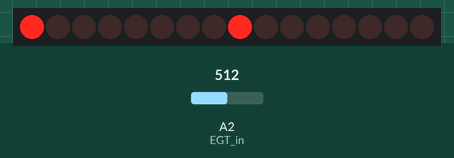
Bench run of a sketch on a simulated Arduino Mega 2560, built with avr-gcc and run on an emulated ATmega2560. On the bench: 16 shift-register outputs drawn as a row of LEDs (first output left, lit = HIGH). Wiring (inferred from the names in the program): 2 × shift register (74HC595): data pin 0; shift clock pin 2; latch pin 1. Wiring (inferred from the signals the program sends): row of LEDs: on Q0, Q1, Q2, Q3, Q4, Q5, Q6, Q7, Q8, Q9, Q10, Q11, Q12, Q13, Q14, Q15. Inputs (shaded band) come from the test bench; at power-on: A2 (EGT_in) = 512.

Above: at 1.2 s.
1.3 s: A2 (EGT_in) set to 247
At 2.7 s:
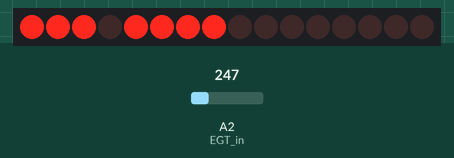
3.1 s: A2 (EGT_in) set to 122
At 4.7 s:
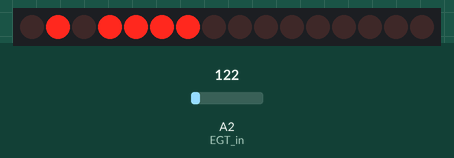
4.9 s: A2 (EGT_in) set to 0
At 6.5 s:
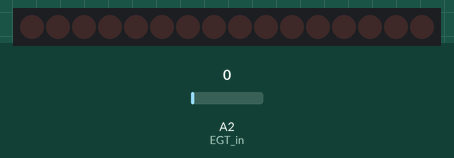
6.7 s: A2 (EGT_in) set to 18
At 8.3 s:
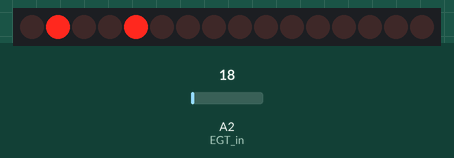
8.5 s: A2 (EGT_in) set to 267
At 8.6 s:
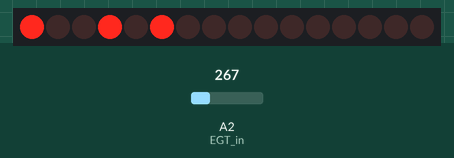
10.3 s: A2 (EGT_in) set to 122
At 10.4 s:
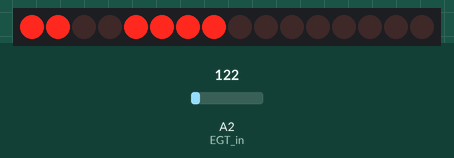
Timing chart, 0 to 13.1 s (numbered marks = the images above; inputs shaded):
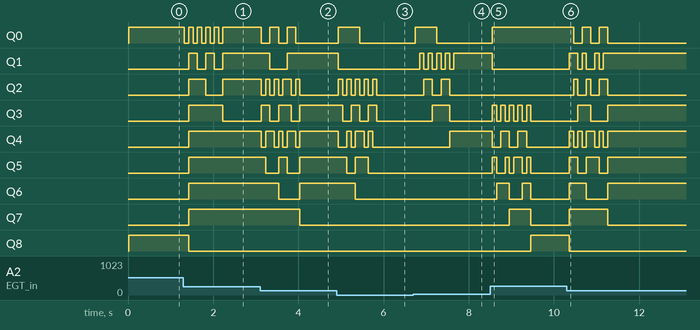

Measured:
- after the input at 1.3 s, Q0: alternates HIGH for 0.10 s and LOW for 0.10 s, 10 changes in all, then stays HIGH, starting at once; Q1: alternates HIGH for 0.20 s and LOW for 0.20 s, 5 changes in all, then stays HIGH, starting after 0.13 s
- after the input at 3.1 s, Q0: alternates HIGH for 0.20 s and LOW for 0.20 s, 5 changes in all, then stays LOW, starting at once; Q1: HIGH → LOW after 0.23 s, → HIGH 0.40 s later
- after the input at 4.9 s, Q0: LOW → HIGH at once, → LOW 0.50 s later; Q1: HIGH → LOW at once
- after the input at 6.7 s, Q0: LOW → HIGH after 0.05 s, → LOW 0.50 s later; Q1: alternates HIGH for 0.10 s and LOW for 0.10 s, 9 changes in all, then stays HIGH, starting after 0.15 s
- after the input at 8.5 s, Q0: LOW → HIGH after 0.05 s; Q1: HIGH → LOW after 0.05 s
- after the input at 10.3 s, Q0: alternates HIGH for 0.20 s and LOW for 0.20 s, 5 changes in all, then stays LOW, starting after 0.16 s; Q1: goes HIGH 0.20 s, LOW 0.10 s, HIGH 0.10 s, LOW 0.20 s, HIGH 0.10 s, LOW 0.10 s, then HIGH, starting after 0.06 s

The sketch:

canegt-2-ms.ino
```cpp
      /*
  CAN-EGT to Mega/Micro squirt

  Capture the 0-5 volt output from the CAN-EGT which represents 0-1250 degrees C
  and convert it to a resistance via a digitial potentiometer.  This mimics
  what the MS is expecting for "coolant temperature" for air-cooled cars
  (old VWs!).

  To upload to your Gemma or Trinket:
  1) Select the proper board from the Tools->Board Menu
  2) Select USBtinyISP from the Tools->Programmer
  3) Plug in the Gemma/Trinket, make sure you see the green LED lit
  4) For windows, install the USBtiny drivers
  5) Press the button on the Gemma/Trinket - verify you see
     the red LED pulse. This means it is ready to receive data
  6) Click the upload button above within 10 seconds
*/

#define SPI_select 1  // SPI chip select for the digital pot.  (same pin as the built-in LED)
#define SPI_clock 2 // SPI clock
#define SPI_digout 0 // SPI serial output

#define EGT_in 2 // From the CAN-EGT's 0-5 volt out

#define Max_R 257 // Maximum resistance setting value.
#define Pot_address 0 // Which on-chip pot to use (0 if it's the only one)

#define numReadings 10 // How many readings to average out for smooth output

int sensor_value;

// The following variables are used to smooth the input reading
// It averages over the last "numReadings" input reads,
// which gives about an average of the last 2 seconds of reads.
int readings[numReadings];  // array to store the input reads
int readIndex = 0;        // which position in the array to update
int total = 0;            // running total of sensor readings
int average = 0;          // averaged output

// the setup routine runs once when you press reset:
void setup() {
  // initialize the digital pin as an output.
  pinMode(SPI_select, OUTPUT);
  pinMode(SPI_clock, OUTPUT);
  pinMode(SPI_digout, OUTPUT);
  //pinMode(EGT_in, INPUT);

  digitalWrite(SPI_select, HIGH);  // LOW triggers the start of comms
  digitalWrite(SPI_clock, LOW);  // Mode 0,0 in the digital pot docs

  read_sensor();

  // Initialize read array to the initial sensor value
  for (int ref = 0; ref < numReadings; ref++) {
    readings[ref] = sensor_value;
    total = total + sensor_value;
  }

}

void read_sensor() {
  // pause to allow the sensor to stabilize
  delay(10);
  sensor_value = analogRead(EGT_in);
  if (sensor_value > Max_R) {
    sensor_value = Max_R;
  }
}

void calculate_average() {
  // subtract the last reading:
  total = total - readings[readIndex];
  // read from the sensor:
  readings[readIndex] = sensor_value;
  // add the reading to the total:
  total = total + readings[readIndex];
  // advance to the next position in the array:
  readIndex = readIndex + 1;

  // if we're at the end of the array...
  if (readIndex >= numReadings) {
    // ...wrap around to the beginning:
    readIndex = 0;
  }

  // calculate the average:
  average = total / numReadings;
}

void send_r_value(int value) {
  // The command is made up of two bytes.
  int byte1 = 0;
  int byte2 = 0;

  // Set the clock to low for "mode 0,0"
  digitalWrite(SPI_clock, LOW);
  // Select the chip (also preps it for a message)
  digitalWrite(SPI_select, LOW);
  // Give the chip a moment to prepare
  delayMicroseconds(8);

  /*
   * Commands are sent in two bytes.
   * The first 4 bits indicate the address.  0000 is the first (or only) pot.
   * The next 2 bits are a command.  00 = set the value.
   * The next 10 bits are a value of 0 - 257
   */

  // Clamp at the max value
  if(value > Max_R) {
    value = Max_R;
  }

  // Prepare the data
  // first byte.  Mask the address over the first 4 bits
  byte1 = Pot_address << 4;
  // first byte.  Next two bits are write command - nothing to add for 00
  // first byte.  Next two bits are the upper two bits of the value
  byte1 = byte1 | ((value >> 8) & 0xFF);
  // second byte.  Remaining bits of the value
  byte2 = value & 0xFF;

  // Send the bytes
  shiftOut(SPI_digout, SPI_clock, MSBFIRST, byte1);
  shiftOut(SPI_digout, SPI_clock, MSBFIRST, byte2);

  // Give the chip a moment to think about things
  delayMicroseconds(8);

  // close down the connection, we're done
  digitalWrite(SPI_select, HIGH);
  digitalWrite(SPI_clock, LOW);
}

// the loop routine runs over and over again forever:
void loop() {
  read_sensor();
  calculate_average();
  send_r_value(average);

  delay(40);
  // clears the select and turns off the Trinket's LED.
  digitalWrite(SPI_select, LOW);
  delay(50);
  // sets the select and turns on the Trinket's LED.
  digitalWrite(SPI_select, HIGH);
}
```
